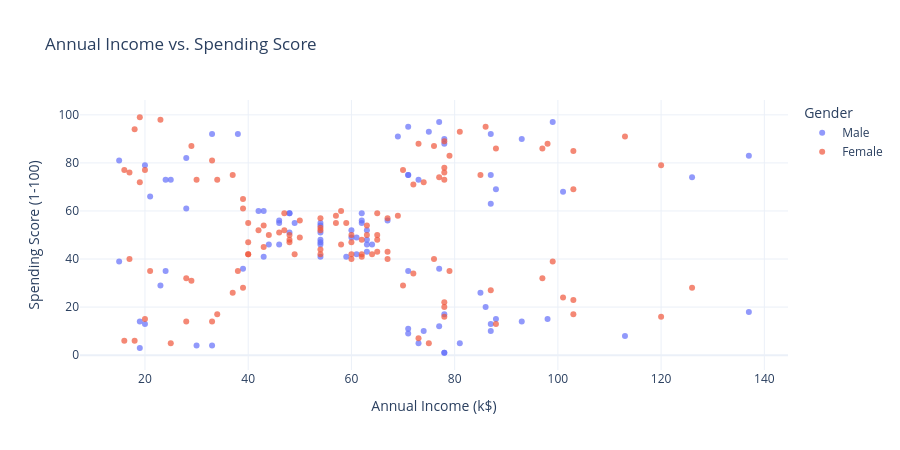

Source (notebook cell):
### Markdown cell above
## 3.2 Building Individual Visualizations

We will build each chart one at a time using **Plotly Express** (and Plotly Graph Objects for the heatmap). This lets us verify every visualization before combining them into the final Dash dashboard.

### 3.2.1 Scatter Plot: Income vs. Spending Score

The scatter plot places Annual Income on the x-axis and Spending Score on the y-axis, with color encoding Gender. 

1. **Low income, low spending** (bottom-left)
2. **Low income, high spending** (top-left)
3. **Medium income, medium spending** (center)
4. **High income, low spending** (bottom-right)
5. **High income, high spending** (top-right)

### Code cell
# Scatter Plot: Income vs. Spending Score
fig_scatter = px.scatter(
    df,
    x="Income",
    y="SpendingScore",
    color="Gender",
    hover_data=["Age", "CustomerID"],
    title="Annual Income vs. Spending Score",
    labels={"Income": "Annual Income (k$)", "SpendingScore": "Spending Score (1-100)"},
    color_discrete_map={"Male": "#636EFA", "Female": "#EF553B"},
    opacity=0.7,
)
fig_scatter.update_layout(template="plotly_white", height=450)
fig_scatter.show()

### Figure 1 — Plotly figure (JSON) as saved in the notebook; plotly's stock layout.template omitted (floating-point values rounded to 4 significant figures; data arrays with more than 128 entries replaced by an {"elided": "..."} marker saying what was removed)
{"data": [{"customdata": {"elided": "88x2 int values"}, "hovertemplate": "Gender=Male<br>Annual Income (k$)=%{x}<br>Spending Score (1-100)=%{y}<br>Age=%{customdata[0]}<br>CustomerID=%{customdata[1]}<extra></extra>", "legendgroup": "Male", "marker": {"color": "#636EFA", "opacity": 0.7, "symbol": "circle"}, "mode": "markers", "name": "Male", "orientation": "v", "showlegend": true, "type": "scatter", "x": [15, 15, 19, 19, 20, 20, 21, 23, 24, 24, 25, 28, 28, 30, 33, 33, 38, 39, 42, 43, 43, 44, 46, 46, 46, 48, 48, 48, 49, 54, 54, 54, 54, 54, 54, 54, 59, 60, 60, 61, 61, 62, 62, 62, 63, 63, 63, 63, 64, 67, 69, 71, 71, 71, 71, 71, 71, 73, 73, 74, 75, 77, 77, 77, 78, 78, 78, 78, 78, 81, 85, 86, 87, 87, 87, 87, 87, 88, 88, 93, 93, 98, 99, 101, 113, 126, 137, 137], "xaxis": "x", "y": [39, 81, 3, 14, 13, 79, 66, 29, 35, 73, 73, 82, 61, 4, 4, 92, 92, 36, 60, 60, 41, 46, 46, 56, 55, 51, 59, 59, 55, 47, 54, 48, 51, 55, 41, 46, 41, 49, 52, 42, 49, 59, 55, 56, 46, 43, 48, 52, 46, 56, 91, 35, 95, 11, 75, 9, 75, 5, 73, 10, 93, 12, 97, 36, 90, 17, 88, 1, 1, 5, 26, 20, 63, 13, 75, 10, 92, 15, 69, 14, 90, 15, 97, 68, 8, 74, 18, 83], "yaxis": "y"}, {"customdata": {"elided": "112x2 int values"}, "hovertemplate": "Gender=Female<br>Annual Income (k$)=%{x}<br>Spending Score (1-100)=%{y}<br>Age=%{customdata[0]}<br>CustomerID=%{customdata[1]}<extra></extra>", "legendgroup": "Female", "marker": {"color": "#EF553B", "opacity": 0.7, "symbol": "circle"}, "mode": "markers", "name": "Female", "orientation": "v", "showlegend": true, "type": "scatter", "x": [16, 16, 17, 17, 18, 18, 19, 19, 20, 20, 21, 23, 25, 28, 28, 29, 29, 30, 33, 33, 34, 34, 37, 37, 38, 39, 39, 39, 40, 40, 40, 40, 42, 43, 43, 44, 46, 47, 47, 48, 48, 48, 49, 50, 50, 54, 54, 54, 54, 54, 57, 57, 58, 58, 59, 60, 60, 60, 60, 62, 62, 62, 63, 63, 64, 65, 65, 65, 65, 67, 67, 67, 69, 70, 70, 72, 72, 73, 73, 74, 75, 76, 76, 77, 78, 78, 78, 78, 78, 78, 78, 79, 79, 81, 85, 86, 87, 88, 88, 97, 97, 98, 99, 101, 103, 103, 103, 103, 113, 120, 120, 126], "xaxis": "x", "y": [6, 77, 40, 76, 6, 94, 72, 99, 15, 77, 35, 98, 5, 14, 32, 31, 87, 73, 14, 81, 17, 73, 26, 75, 35, 61, 28, 65, 55, 47, 42, 42, 52, 54, 45, 50, 51, 52, 59, 50, 48, 47, 42, 49, 56, 53, 52, 42, 44, 57, 58, 55, 60, 46, 55, 40, 42, 47, 50, 41, 48, 42, 50, 54, 42, 48, 50, 43, 59, 43, 57, 40, 58, 29, 77, 34, 71, 88, 7, 72, 5, 40, 87, 74, 22, 20, 76, 16, 89, 78, 73, 35, 83, 93, 75, 95, 27, 13, 86, 32, 86, 88, 39, 24, 17, 85, 23, 69, 91, 16, 79, 28], "yaxis": "y"}], "layout": {"height": 450, "legend": {"title": {"text": "Gender"}, "tracegroupgap": 0}, "title": {"text": "Annual Income vs. Spending Score"}, "xaxis": {"anchor": "y", "domain": [0, 1], "title": {"text": "Annual Income (k$)"}}, "yaxis": {"anchor": "x", "domain": [0, 1], "title": {"text": "Spending Score (1-100)"}}}}
